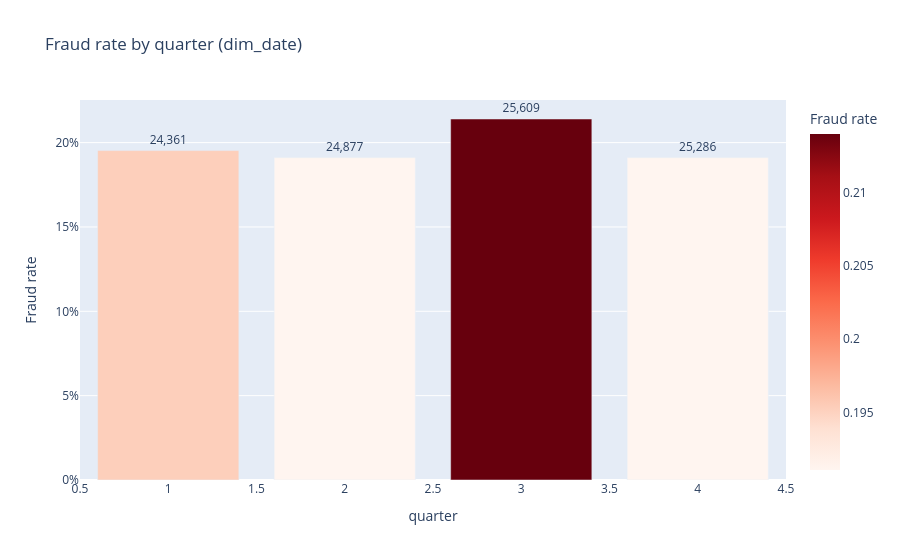

Notebook source saved alongside this figure:
### Markdown cell above
## Fraud rate by quarter (dim_date)

### Code cell
fraud_rate_bar("quarter", "Fraud rate by quarter (dim_date)")

### Figure 1 — Plotly figure (JSON) as saved in the notebook; plotly's stock layout.template omitted (floating-point values rounded to 4 significant figures)
{"data": [{"hovertemplate": "quarter=%{x}<br>Fraud rate=%{marker.color}<br>n=%{text}<extra></extra>", "legendgroup": "", "marker": {"color": [0.214, 0.1953, 0.1911, 0.1911], "coloraxis": "coloraxis", "pattern": {"shape": ""}}, "name": "", "orientation": "v", "showlegend": false, "text": [25610.0, 24360.0, 24880.0, 25290.0], "textposition": "outside", "texttemplate": "%{text:,}", "type": "bar", "x": [3, 1, 2, 4], "xaxis": "x", "y": [0.214, 0.1953, 0.1911, 0.1911], "yaxis": "y"}], "layout": {"barmode": "relative", "coloraxis": {"autocolorscale": false, "colorbar": {"title": {"text": "Fraud rate"}}, "colorscale": [[0.0, "rgb(255,245,240)"], [0.125, "rgb(254,224,210)"], [0.25, "rgb(252,187,161)"], [0.375, "rgb(252,146,114)"], [0.5, "rgb(251,106,74)"], [0.625, "rgb(239,59,44)"], [0.75, "rgb(203,24,29)"], [0.875, "rgb(165,15,21)"], [1.0, "rgb(103,0,13)"]]}, "legend": {"tracegroupgap": 0}, "title": {"text": "Fraud rate by quarter (dim_date)"}, "xaxis": {"anchor": "y", "domain": [0.0, 1.0], "title": {"text": "quarter"}}, "yaxis": {"anchor": "x", "domain": [0.0, 1.0], "tickformat": ".0%", "title": {"text": "Fraud rate"}}}}
